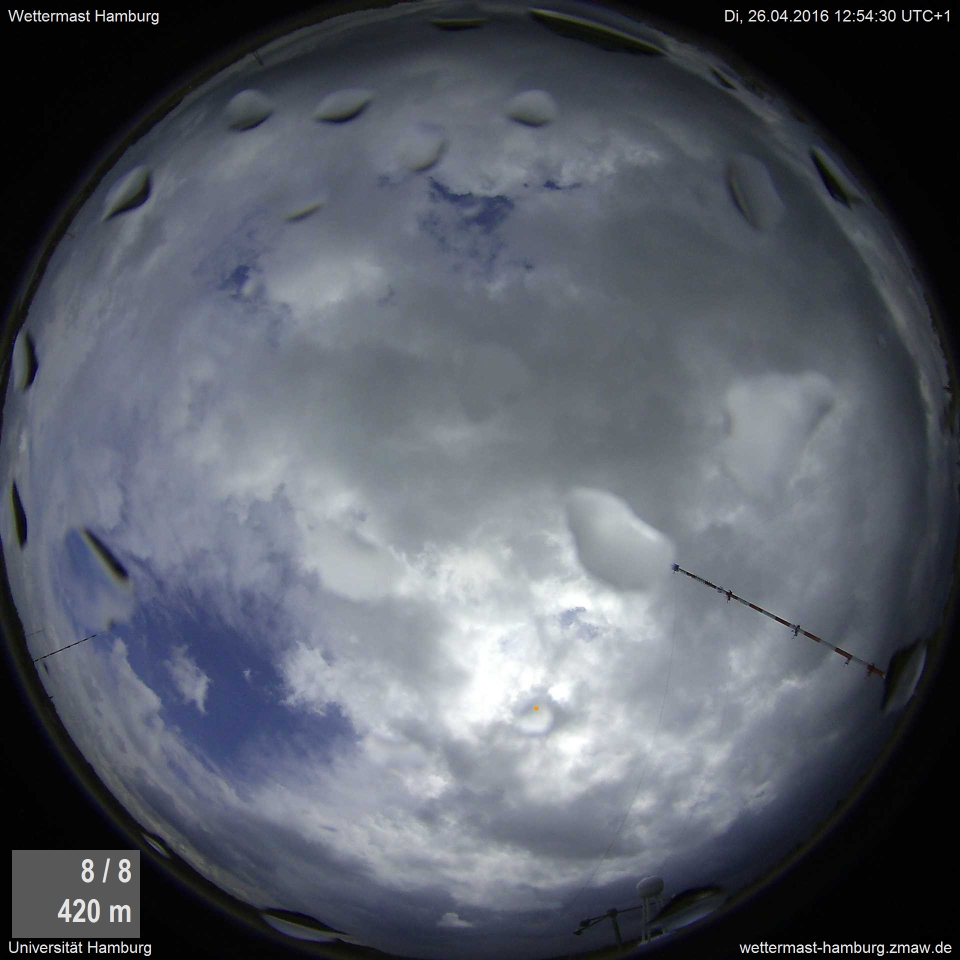
#> input picture examples/images/Image_Wkm_Aktuell_1.jpg, 1920 x 1920 px (shown at 1/2 size); its folder holds 4 pictures in this run
$ python image.py   (older library calls are emulated)
#> lines starting #> are read from the running program, lines starting #| are printed output that depends on the picture
# -*- coding: utf-8 -*-
"""
Created on 22.05.16

Created for pyextremelm

@author: Tobias Sebastian Finn, tobias.sebastian.finn@studium.uni-hamburg.de

    Copyright (C) {2016}  {Tobias Sebastian Finn}

    This program is free software: you can redistribute it and/or modify
    it under the terms of the GNU General Public License as published by
    the Free Software Foundation, either version 3 of the License, or
    (at your option) any later version.

    This program is distributed in the hope that it will be useful,
    but WITHOUT ANY WARRANTY; without even the implied warranty of
    MERCHANTABILITY or FITNESS FOR A PARTICULAR PURPOSE.  See the
    GNU General Public License for more details.

    You should have received a copy of the GNU General Public License
    along with this program.  If not, see <http://www.gnu.org/licenses/>.
"""
# System modules

# External modules
import numpy as np
import scipy.ndimage
import matplotlib.pyplot as plt
import matplotlib.gridspec as gridspec

# Internal modules
import pyextremelm.builder as ELM
import pyextremelm.builder.layers_1 as ELMLayers

__version__ = "0.1"

image_center = int(1920 / 2)
n_neurons = 20
constrain = 2E12

def split_image(image, parts, part_nr=None):
    width = [int(image.shape[0] / parts), int(image.shape[1] / parts)]
    parts = [range(0, image.shape[0], width[0]),
             range(0, image.shape[1], width[1])]
    samples = None
    if part_nr is None:
        for key, part in enumerate(parts[0]):
            mini_image = image[part:part + width[0],
                         parts[1][key]:parts[1][key] + width[1]]
            w, h = tuple(mini_image.shape)
            mini_image = np.reshape(mini_image, (1, w * h))
            if samples is None:
                samples = mini_image
            else:
                samples = np.r_[samples, mini_image]
    else:
        mini_image = image[
                     parts[0][part_nr]:parts[0][part_nr] + width[0],
                     parts[1][part_nr]:parts[1][part_nr] + width[1]]
        w, h = tuple(mini_image.shape)
        samples = np.reshape(mini_image, (1, w * h))
    return samples, (w, h)

trainig_samples = None
for j in range(1, 5):
    img = scipy.misc.imread(u'images/Image_Wkm_Aktuell_{0:d}.jpg'.format(j),
                            flatten=True, mode="RGB")
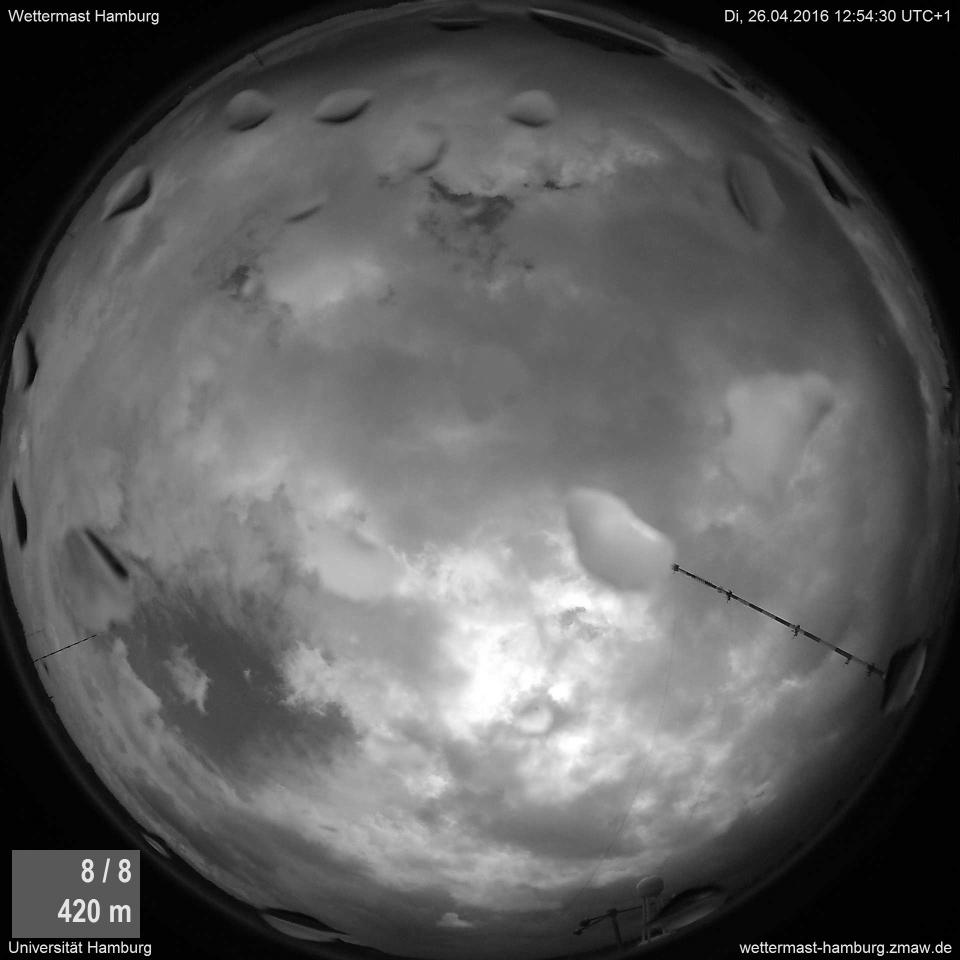
#> img: shape (1920, 1920) float32 (shown at 1/2 size); min 0, max 255, mean 91.8
    data = np.asarray(img, dtype='float64')/256
    data = data[480:1480, 480:1480]
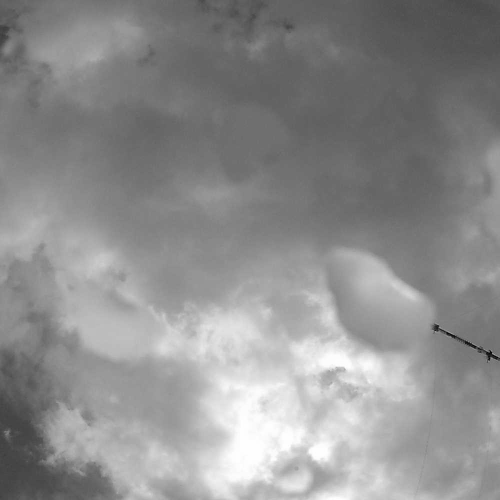
#> data: shape (1000, 1000) float64 (shown at 1/2 size); min 0.000891, max 0.996, mean 0.556
    data = data - data.mean(axis=(0,1))
    S = data.std(axis=(0,1))
#> S = 0.158
    data = data / (S + 0.02)
    samples, size = split_image(data, 20)
#> the loop in split_image, `for key, part in enumerate(parts[0]):` made 20 passes
#> pass 1, in split_image, `mini_image = image[part:part + width[0], parts[1][key]:parts[1][key] +..`:
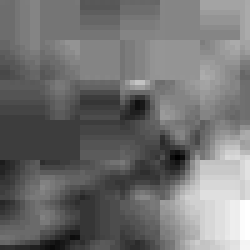
#> mini_image: shape (50, 50) float64 (shown 5 times larger); min -1.28, max -0.535, mean -0.949; drawn with min black and max white
#> pass 2, in split_image, `mini_image = image[part:part + width[0], parts[1][key]:parts[1][key] +..`:
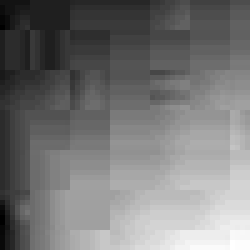
#> mini_image: shape (50, 50) float64 (shown 5 times larger); min -0.651, max 0.229, mean -0.239; drawn with min black and max white
#> pass 3, in split_image, `mini_image = image[part:part + width[0], parts[1][key]:parts[1][key] +..`:
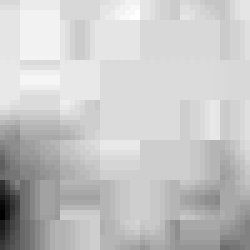
#> mini_image: shape (50, 50) float64 (shown 5 times larger); min -0.499, max 0.378, mean 0.184; drawn with min black and max white
#> size = (50, 50)
    if trainig_samples is None:
        trainig_samples = samples
    else:
        trainig_samples = np.concatenate((trainig_samples, samples))
#> pass 2 of the loop `for j in range(1, 5):`:
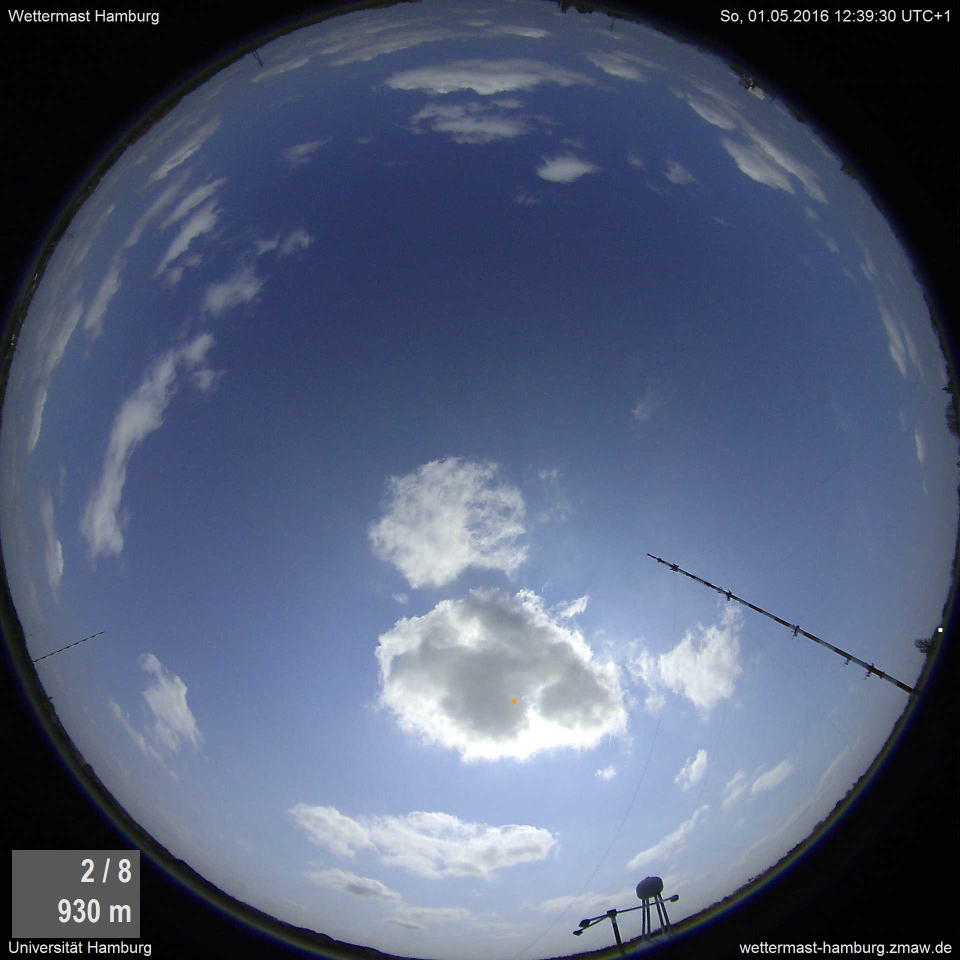
#> input picture examples/images/Image_Wkm_Aktuell_2.jpg, 1920 x 1920 px (shown at 1/2 size)
#> `data = data[480:1480, 480:1480]`:
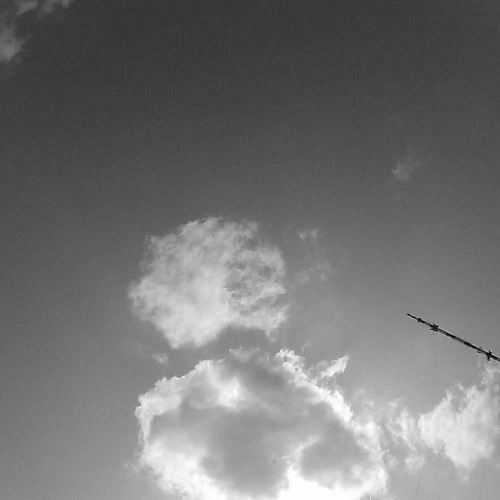
#> data: shape (1000, 1000) float64 (shown at 1/2 size); min 0.000891, max 0.996, mean 0.458
#> S = 0.195
#> the loop in split_image (call 2), `for key, part in enumerate(parts[0]):` made 20 passes
#> pass 3, in split_image (call 2), `mini_image = image[part:part + width[0], parts[1][key]:parts[1][key] +..`:
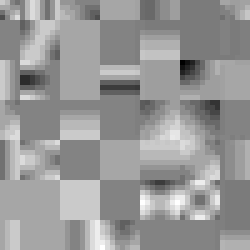
#> mini_image: shape (50, 50) float64 (shown 5 times larger); min -1.21, max -0.944, mean -1.05; drawn with min black and max white
#> pass 3 of the loop `for j in range(1, 5):`:
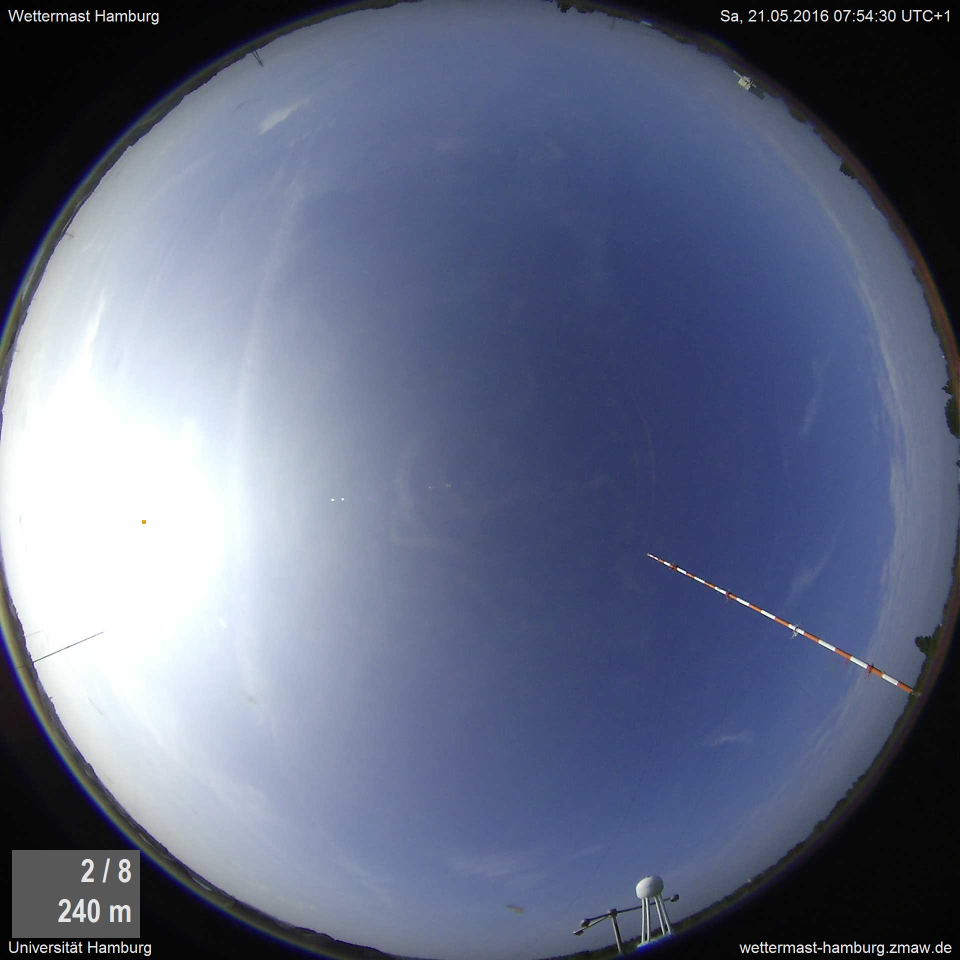
#> input picture examples/images/Image_Wkm_Aktuell_3.jpg, 1920 x 1920 px (shown at 1/2 size)
#> `data = data[480:1480, 480:1480]`:
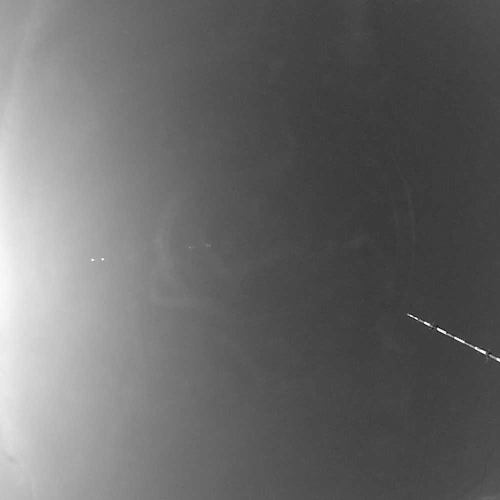
#> data: shape (1000, 1000) float64 (shown at 1/2 size); min 0.000891, max 0.995, mean 0.412
#> S = 0.182
#> the loop in split_image (call 3), `for key, part in enumerate(parts[0]):` made 20 passes
#> pass 3, in split_image (call 3), `mini_image = image[part:part + width[0], parts[1][key]:parts[1][key] +..`:
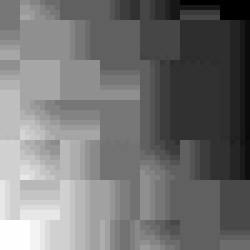
#> mini_image: shape (50, 50) float64 (shown 5 times larger); min 0.593, max 1.01, mean 0.784; drawn with min black and max white
#> the loop made 4 passes; the first 3 are shown

#> (the run stopped early here; a loop or call above may not have finished)
